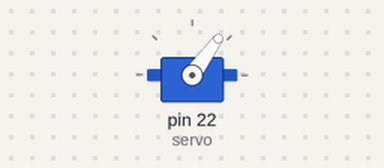
Bench run of a program on a simulated Raspberry Pi (header pin numbers). On the bench: servo. Servo angles are drawn from the pulse width (0.5 ms = 0°, 2.5 ms = 180°); what the program prints to the terminal is not drawn.

Above: at 0.05 s.
At 0.25 s:
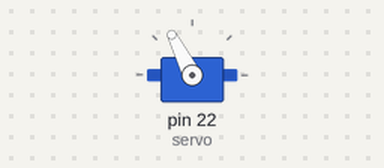
At 0.5 s:
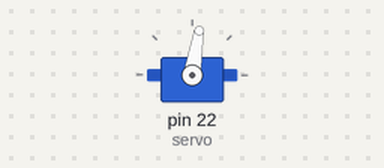
Timing chart, 0 to 3.0 s (numbered marks = the images above):
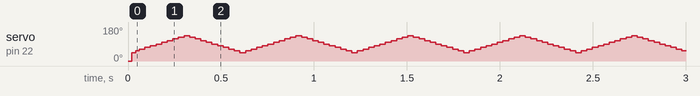

The program:

code.py
```python
import RPi.GPIO as GPIO
import time

control = [5,5.5,6,6.5,7,7.5,8,8.5,9,9.5,10]

servo = 22

GPIO.setmode(GPIO.BOARD)

GPIO.setup(servo,GPIO.OUT)
# in servo motor,
# 1ms pulse for 0 degree (LEFT)
# 1.5ms pulse for 90 degree (MIDDLE)
# 2ms pulse for 180 degree (RIGHT)

# so for 50hz, one frequency is 20ms
# duty cycle for 0 degree = (1/20)*100 = 5%
# duty cycle for 90 degree = (1.5/20)*100 = 7.5%
# duty cycle for 180 degree = (2/20)*100 = 10%

p=GPIO.PWM(servo,50)# 50hz frequency

p.start(2.5)# starting duty cycle ( it set the servo to 0 degree )


try:
       while True:
           for x in range(11):
             p.ChangeDutyCycle(control[x])
             time.sleep(0.03)
             print x

           for x in range(9,0,-1):
             p.ChangeDutyCycle(control[x])
             time.sleep(0.03)
             print x

except KeyboardInterrupt:
    GPIO.cleanup()
```

Measured:
- by itself, servo on pin 22 (servo): repeats every 0.59 s: 54° 0.02 s, 63° 0.03 s, 72° 0.03 s, 81° 0.03 s, 90° 0.03 s, 99° 0.03 s, 108° 0.03 s, 117° 0.03 s, 126° 0.03 s, 135° 0.03 s, 126° 0.03 s, 117° 0.03 s, 108° 0.03 s, 99° 0.03 s, 90° 0.03 s, 81° 0.03 s, 72° 0.03 s, 63° 0.03 s, 54° 0.03 s, 45° 0.03 s
